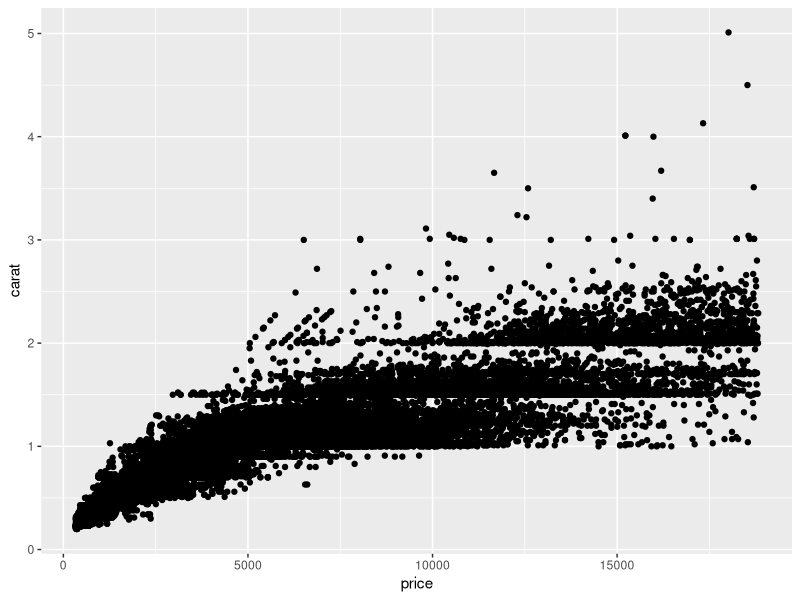
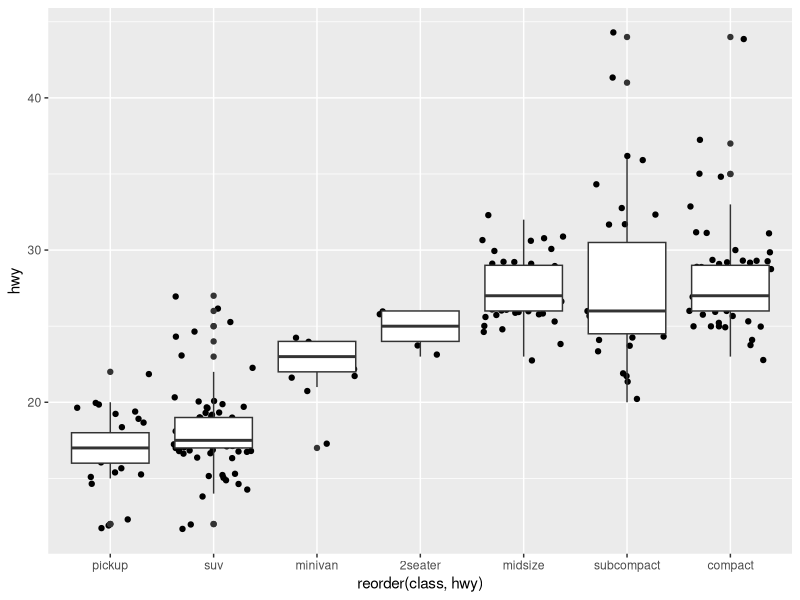
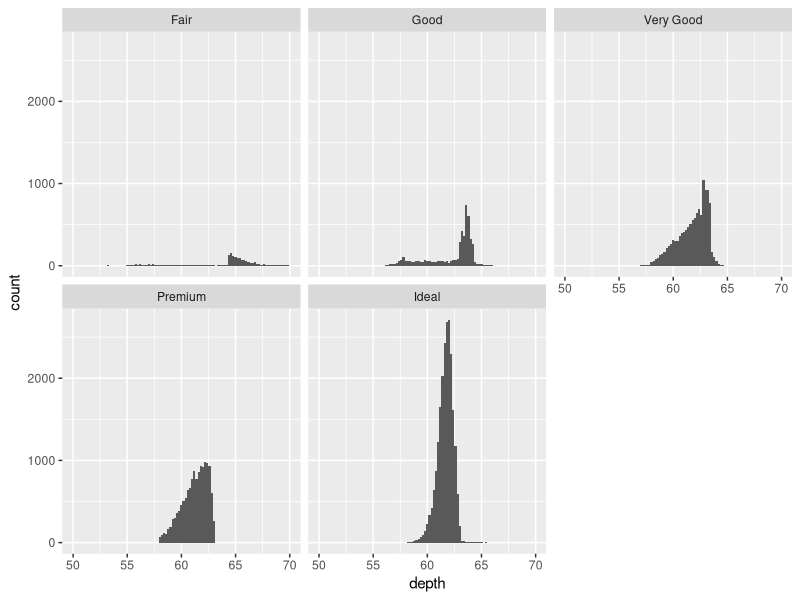
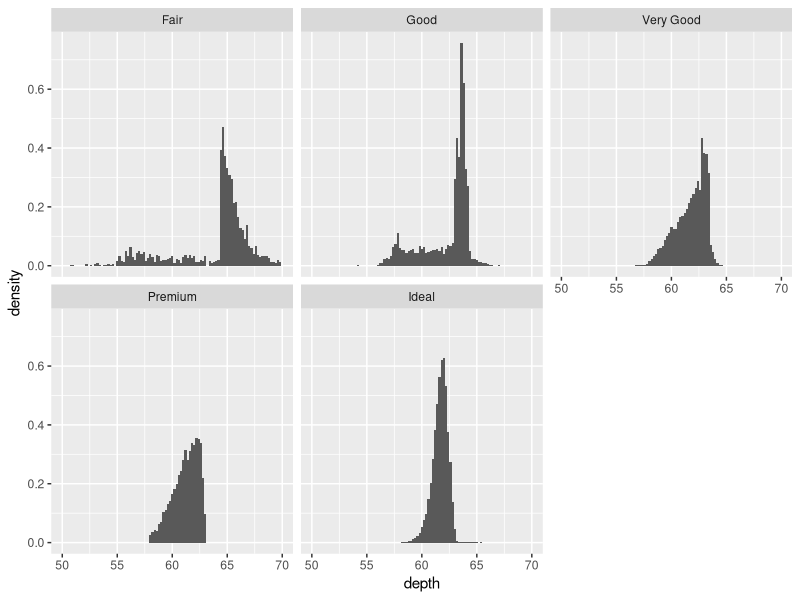
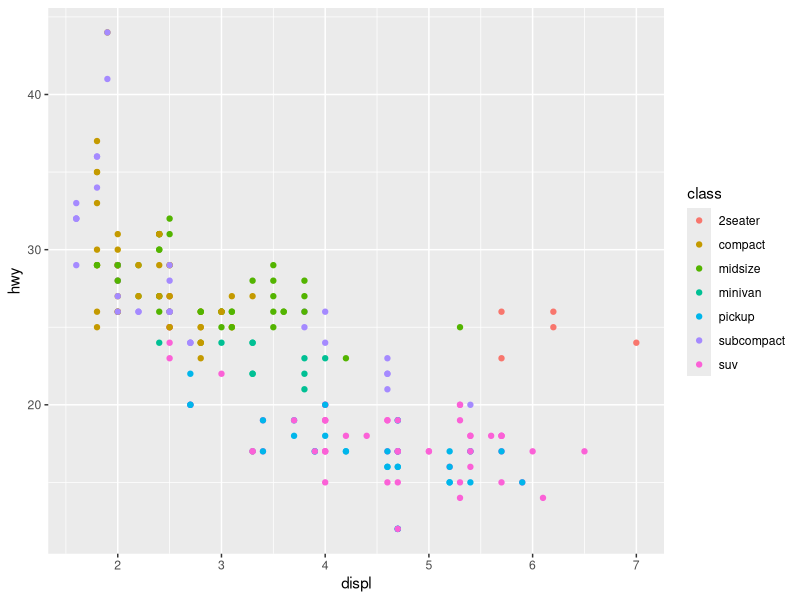
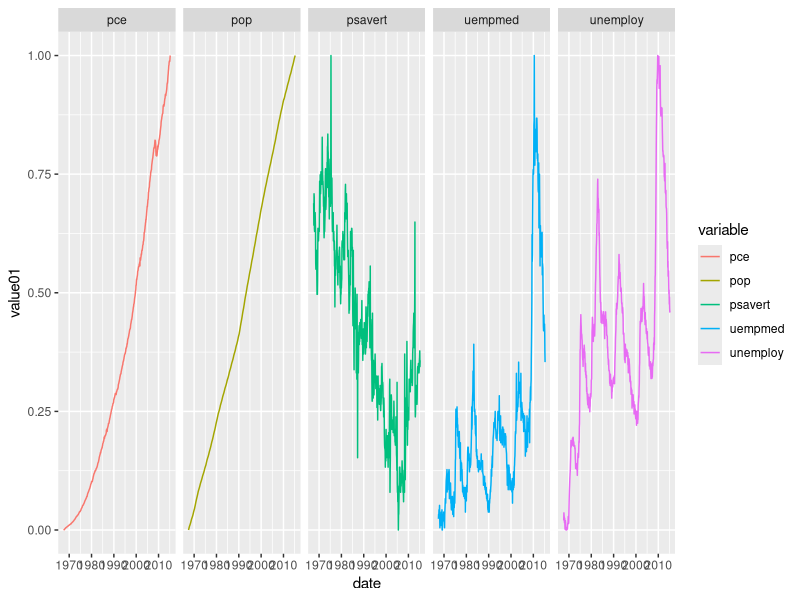
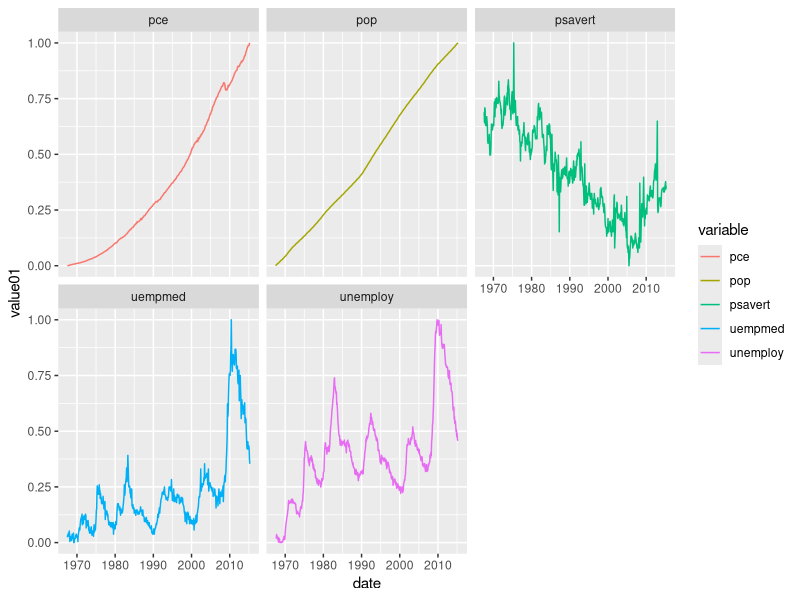
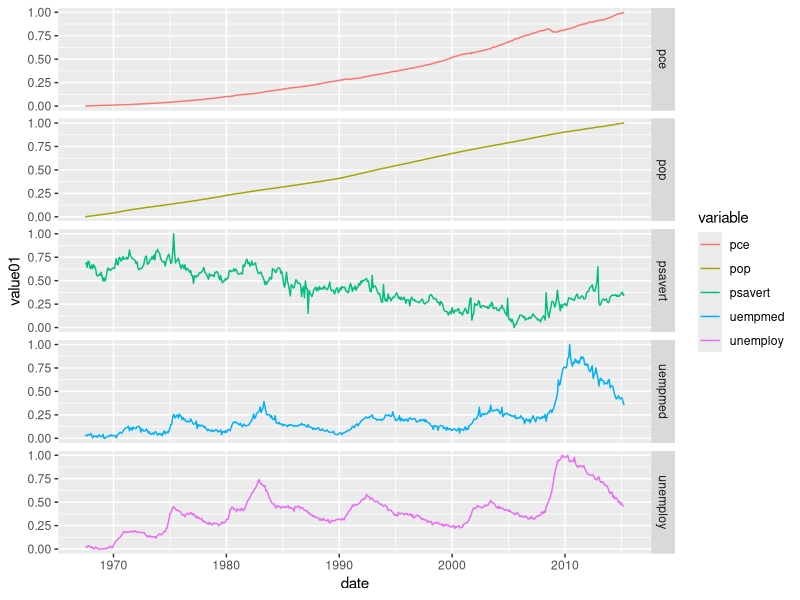

Write R code to recreate these figures, in order. (Note: this script raises an error after producing the figures.)
## ---- chunk 1
install.packages("ggplot2")
library(ggplot2)

ggplot(diamonds, aes(x = price, y = carat)) +
  geom_point()
## ---- chunk 2
ggplot(mpg, aes(reorder(class, hwy), hwy)) +
  geom_jitter() +
  geom_boxplot()
## ---- chunk 3

#Plot count
ggplot(diamonds, aes(depth)) +
  geom_histogram(aes(y = ..count..), binwidth=0.2) +
  facet_wrap(~ cut) + xlim(50, 70)

#Plot density
ggplot(diamonds, aes(depth)) +
  geom_histogram(aes(y = ..density..), binwidth=0.2) +
  facet_wrap(~ cut) + xlim(50, 70)
## ---- chunk 4
ggplot(mpg, aes(displ, hwy, color = class)) +
  geom_point()

## ---- chunk 5
ggplot(economics_long,aes(date,value01,group=variable,color=variable))+geom_line() + facet_grid(~variable)

## ---- chunk 6
ggplot(economics_long,aes(date,value01,group=variable,color=variable))+geom_line() + facet_wrap(~variable)

## ---- chunk 7
ggplot(economics_long,aes(date,value01,group=variable,color=variable))+geom_line() + facet_grid(variable~.)
## ---- chunk 8
#cities<-read.table("cities.txt")
#troops<-read.table("troops.txt")
#temps<-read.table("temps.txt")
#combine dataframe:full join,left join, right join)
merge(cities,troops,by="long",all=TRUE)
ggplot(cities, aes(long, lat)) +
  geom_path(aes(size = survivors, colour =
direction,
    group = interaction(group, direction)), data =
troops) +
  geom_text(aes(label = city), hjust = 0, vjust = 1,
size = 4)
# Polish appearance
last_plot() +
  scale_x_continuous("", limits = c(24, 39)) +
  scale_y_continuous("") +
  scale_colour_manual(values = c("grey50","red")) +
  scale_size(range=c(1, 10))
